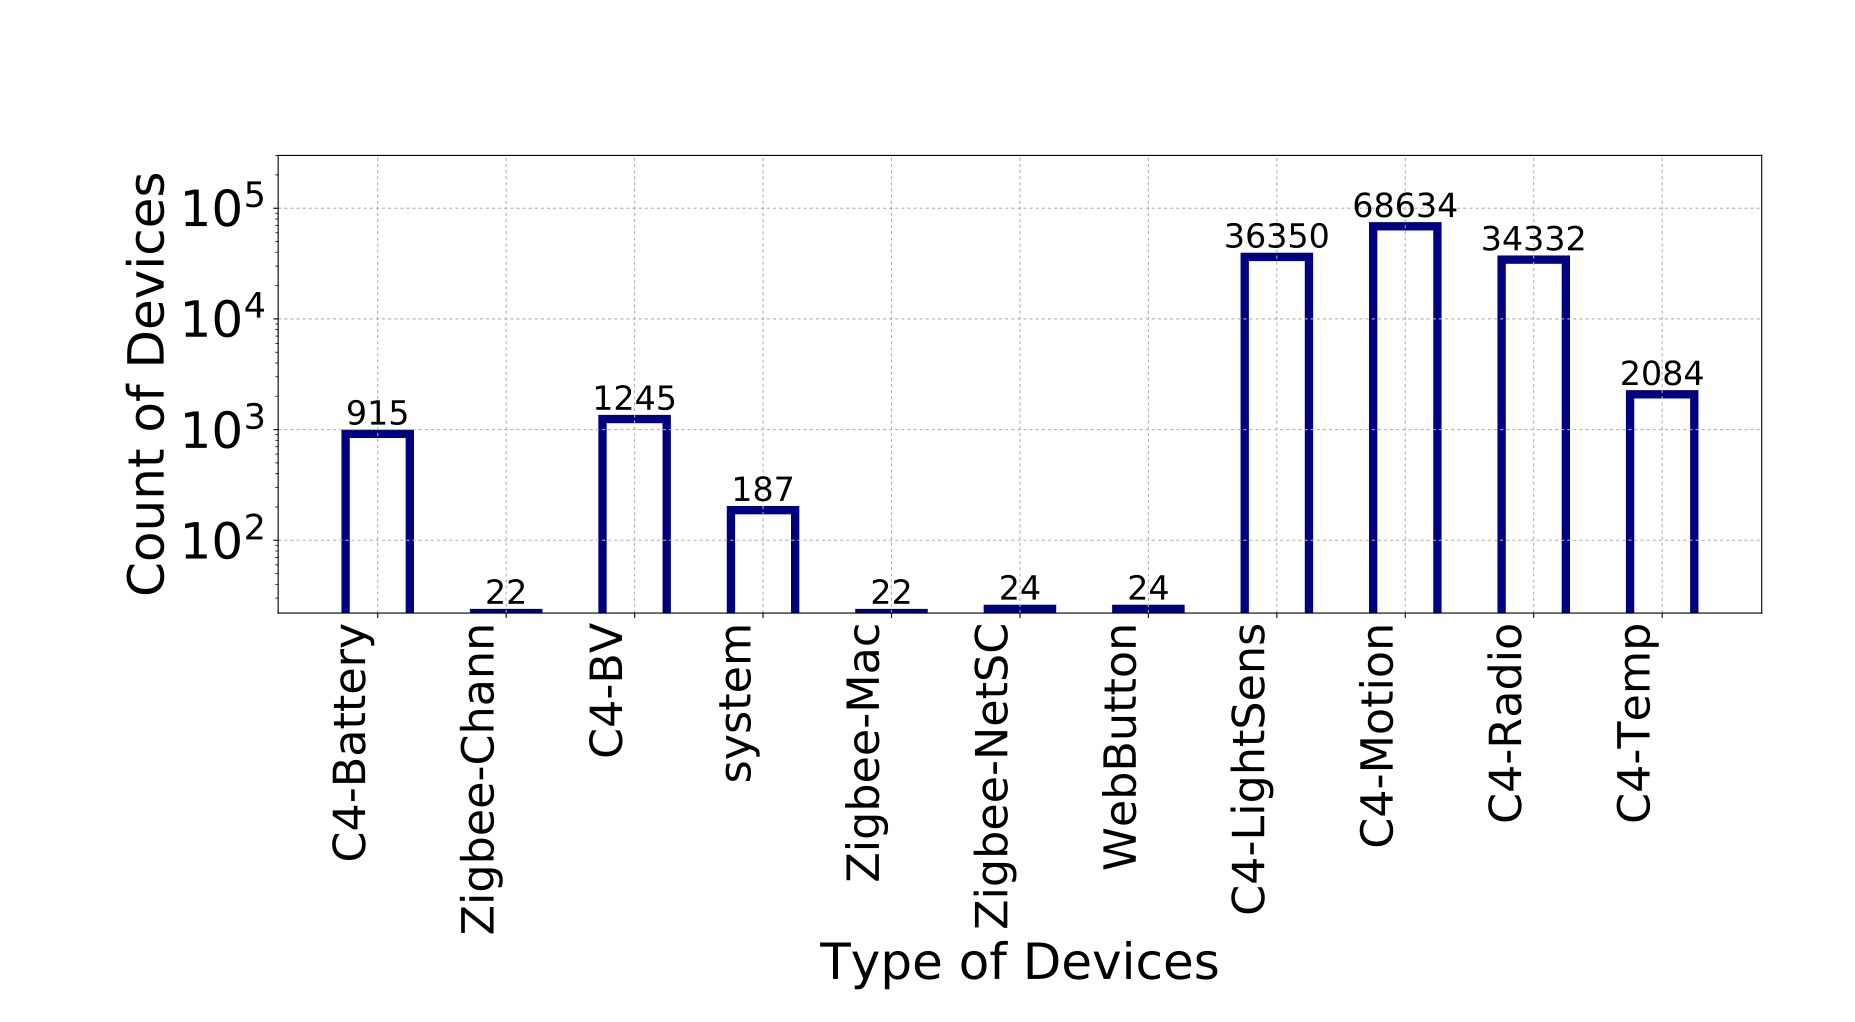

Generate this figure with Python:
import os
import matplotlib
import numpy as np
import matplotlib.pyplot as plt
from collections import Counter
matplotlib.rcParams.update({'font.size':36})

lines = open('smart-campus.csv', 'r')

devices = []
for line in lines:
	line = line.split(' ')
	devices.append(line[3])
devices = Counter(devices)
means = devices.values()

means = means[1:]

fig, ax = plt.subplots()
fig.tight_layout()
fig.subplots_adjust(left=0.15, right=0.95)
rects = ax.bar(np.arange(len(means)), means, 0.5, edgecolor='navy', fill=False, linewidth=6, log=True)
def autolabel(rects):
    """
    Attach a text label above each bar displaying its height
    """
    for rect in rects:
        height = rect.get_height()
        ax.text(rect.get_x() + rect.get_width()/2., 1.05*height,
                '%d' % int(height),
                ha='center', va='bottom', fontsize=24)

autolabel(rects)
print devices.keys()[1:]

l = ['C4-Battery\n', 'Zigbee-Chann\n', 'C4-BV\n', 'system\n', 'Zigbee-Mac\n', 'Zigbee-NetSC\n', 'WebButton\n', 'C4-LightSens\n', 'C4-Motion\n', 'C4-Radio\n', 'C4-Temp\n']

plt.xticks(np.arange(len(means)), l, rotation='vertical', fontsize=32)
plt.ylim([0, 300000])
plt.ylabel('Count of Devices')
plt.xlabel('Type of Devices')
plt.subplots_adjust(bottom=0.4)
plt.grid(linestyle='dotted')
plt.show()
